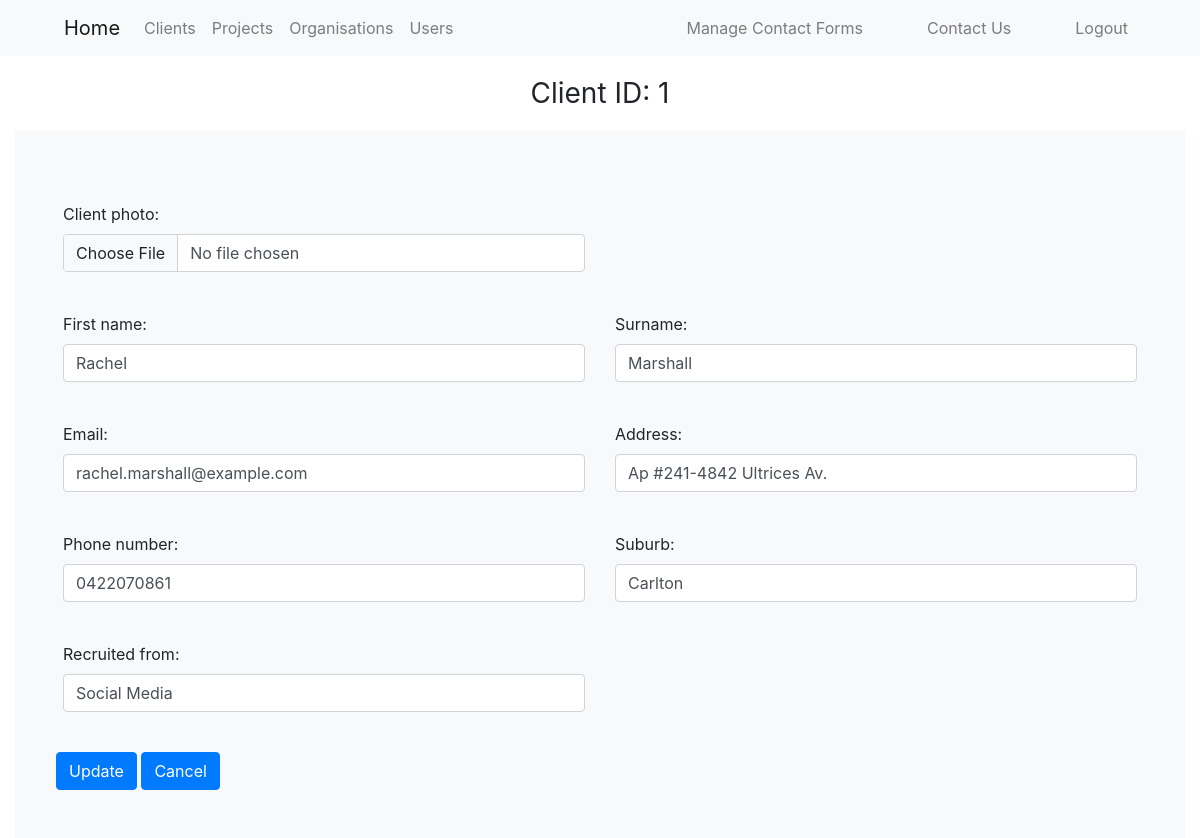
The app's page /client_pages/update.php?client_id=1 (signed in) with its own data.
### tables this page shows
CREATE TABLE CLIENTS (
    client_id INT PRIMARY KEY AUTO_INCREMENT,
    client_photo_path TEXT NOT NULL,
    first_name VARCHAR(50) NOT NULL,
    surname VARCHAR(50) NOT NULL,
    email VARCHAR(100) UNIQUE NOT NULL,
    address VARCHAR(255),
    phone_number VARCHAR(20),
    suburb VARCHAR(50),
    recruited_from_channel VARCHAR(100)
);

### client_pages/update.php (the view, shortened to what this page needs)
<?php
require_once("../authentication.php");
if ($_SERVER['REQUEST_METHOD'] == 'POST'):
    try {
        $query = "UPDATE `clients` SET
              `client_photo_path` = :client_photo_path,
              `first_name` = :first_name,
              `surname` = :surname,
              `email` = :email,
              `address` = :address,
              `phone_number` = :phone_number,
              `suburb` = :suburb,
              `recruited_from_channel` = :recruited_from_channel
        WHERE `client_id` = :client_id";
        $stmt = $dbh->prepare($query);
        $clientPhotoPath = !empty($_POST['client_photo_path']) ? $_POST['client_photo_path'] : $_POST['existing_client_photo_path'];
        $stmt->execute([
            'client_photo_path' => $clientPhotoPath,
            'first_name' => $_POST['first_name'],
            'surname' => $_POST['surname'],
            'email' => $_POST['email'],
            'address' => $_POST['address'],
            'phone_number' => $_POST['phone_number'],
            'suburb' => $_POST['suburb'],
            'recruited_from_channel' => $_POST['recruited_from_channel'],
            'client_id' => $_GET['client_id']
        ]);
        header('Location: index.php');
    } catch (PDOException $e) {
        displayPDOError($e);
    }
else:
    $stmt = $dbh->prepare("SELECT * FROM `clients` WHERE `client_id` = :client_id");
    $stmt->execute(['client_id' => $_GET['client_id']]);
    if ($stmt->rowCount() == 1 && $row = $stmt->fetchObject()): ?>
        <!doctype html>
        <html lang="en">
        <head>
            <link href="https://cdn.jsdelivr.net/npm/bootstrap@5.3.1/dist/css/bootstrap.min.css" rel="stylesheet">
            <link rel="stylesheet" href="https://maxcdn.bootstrapcdn.com/bootstrap/4.5.2/css/bootstrap.min.css">
        </head>
        <body>
        <div class="text-center mt-3 mb-3">
            <div class="fs-3">
                <p>Client ID: <?= $row->client_id?></p>
            </div>
        </div>
        <div class="container-fluid">
            <div class="bg-light pt-5 pb-5">
                <div class="ms-5 me-5">
                    <form class="row g-3" method="post"><label for="client"></label><br>
                        <div class="col-md-6">
                            <label for="client_photo_path" class="form-label">Client photo:</label><br>
                            <input type="file" class="form-control" id="client_photo_path" name="client_photo_path">
                            <br>
                        </div>
                        <div class="col-md-6">
                            <br>
                        </div>
                        <div class="col-md-6">
                            <label for="first_name" class="form-label">First name:</label><br>
                            <input type="text" class="form-control" maxlength="255" id="first_name" name="first_name" size="40" value="<?=$row->first_name?>" required><br>
                        </div>
                        <div class="col-md-6">
                            <label for="surname" class="form-label">Surname:</label><br>
                            <input type="text" class="form-control" maxlength="255" id="surname" name="surname" size="40" value="<?=$row->surname?>" required><br>
                        </div>
                        <div class="col-md-6">
                            <label for="email" class="form-label">Email:</label><br>
                            <input type="email" class="form-control" id="email" name="email" value="<?=$row->email?>"required><br>
                        </div>
                        <div class="col-md-6">
                            <label for="address" class="form-label">Address:</label><br>
                            <input type="text" class="form-control" maxlength="255" id="address" name="address" size="40" value="<?=$row->address?>" required><br>
                        </div>
                        <div class="col-md-6">
                            <label for="phone_number" class="form-label">Phone number:</label><br>
                            <input type="tel" class="form-control" id="phone_number" name="phone_number" value="<?=$row->phone_number?>" required><br>
                        </div>
                        <div class="col-md-6">
                            <label for="suburb" class="form-label">Suburb:</label><br>
                            <input type="text" class="form-control" maxlength="255" id="suburb" name="suburb" size="40" value="<?=$row->suburb?>" required><br>
                        </div>
                        <div class="col-md-6">
                            <label for="recruited_from_channel" class="form-label">Recruited from:</label><br>
                            <input type="text" class="form-control" maxlength="255" id="recruited_from_channel" name="recruited_from_channel" size="40" value="<?=$row->recruited_from_channel?>" required><br>
                        </div>
                        <div>
                            <button type="button" class="btn btn-primary" onclick="validateAndSubmit()">Update</button>
                            <a class="btn btn-primary" href="index.php" role="button">Cancel</a>
                        </div>
                    </form>
                </div>
            </div>
        </div>
        </body>
        </html>
    <?php else:
        header('Location: index.php');
    endif;
endif; ?>

### records on screen
clients: client_id "1", first_name "Rachel", surname "Marshall", email "rachel.marshall@example.com", address "Ap #241-4842 Ultrices Av.", phone_number "0422070861", suburb "Carlton", recruited_from_channel "Social Media"
